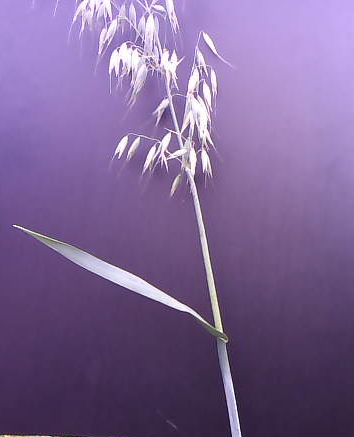
#> input picture 01_colors_image_7.png, 354 x 437 px
$ python segmentPlant.py
#> lines starting #> are read from the running program, lines starting #| are printed output that depends on the picture; after the words box and inside, x2 and y2 are one past the last pixel; in counts of white or black regions, pixels touching at a corner belong together
import cv2
import numpy as np
import matplotlib.pyplot as plt

# 利用边缘检测进行图像的分割2024.7.1

# 加载图像
image_path = "01_colors_image_7.png"
image = cv2.imread(image_path)
#> image is the input picture: shape (437, 354, 3); mean B, G, R 147.7, 100.2, 124.5
image_rgb = cv2.cvtColor(image, cv2.COLOR_BGR2RGB)

# 转换为灰度图像
gray = cv2.cvtColor(image, cv2.COLOR_BGR2GRAY)
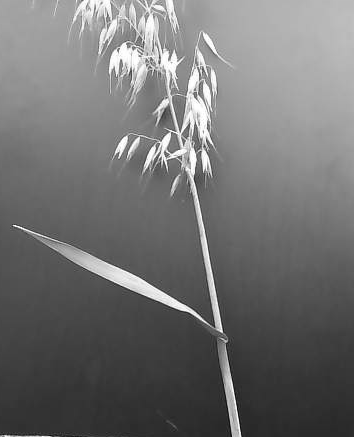
#> gray: shape (437, 354); min 7, max 255, mean 112.9

# 应用高斯模糊
blurred = cv2.GaussianBlur(gray, (5, 5), 0)
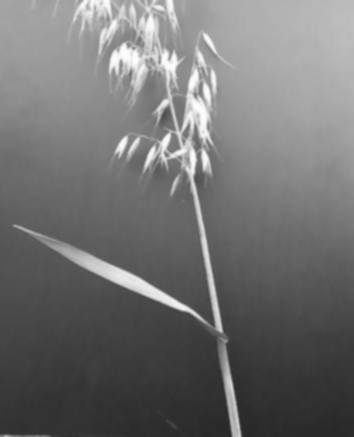
#> blurred: shape (437, 354); min 40, max 254, mean 112.9

# 使用Canny边缘检测
edges = cv2.Canny(blurred, 50, 150)
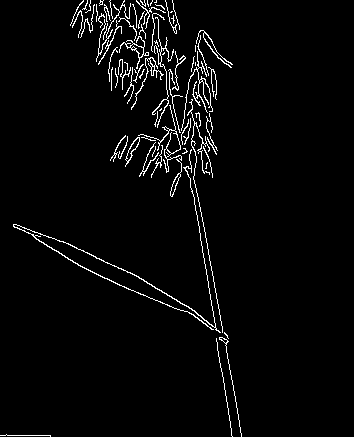
#> edges: shape (437, 354); 3.2% white in thin lines or dots, all inside (x1, y1, x2, y2) = (0, 0, 242, 437)

# 应用形态学操作来填充轮廓内部
kernel = np.ones((5, 5), np.uint8)
mask_dilated = cv2.dilate(edges, kernel, iterations=2)
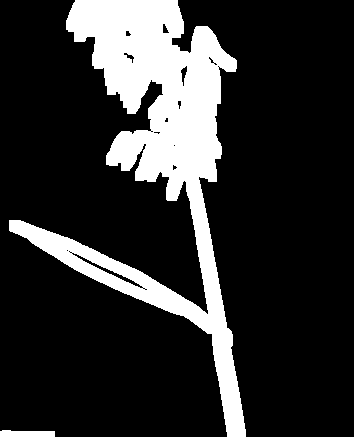
#> mask_dilated: shape (437, 354); 18.4% white; 2 white regions, box (x1, y1, x2, y2) and area: (9, 0, 246, 437) 28126, (0, 430, 55, 437) 339
mask_filled = cv2.morphologyEx(mask_dilated, cv2.MORPH_CLOSE, kernel, iterations=2)
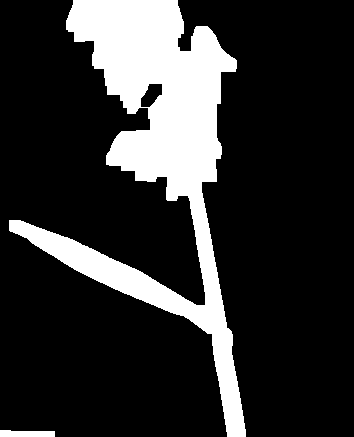
#> mask_filled: shape (437, 354); 19% white; 2 white regions

# 找到轮廓
contours, _ = cv2.findContours(mask_filled, cv2.RETR_EXTERNAL, cv2.CHAIN_APPROX_SIMPLE)
#> contours = 2 contours; box (x1, y1, x2, y2) and area: (9, 0, 246, 437) 28520, (0, 430, 55, 437) 280

# 创建一个空白图像用于绘制轮廓
output = np.zeros_like(image_rgb)

# 绘制轮廓
cv2.drawContours(output, contours, -1, (0, 255, 0), 3)
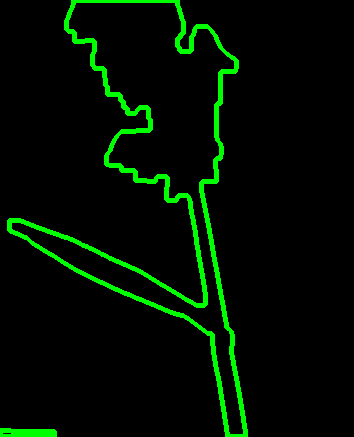
#> output: shape (437, 354, 3); mean of channels 0, 1, 2 0, 14.1, 0; drawn as B, G, R

# 在原图上应用掩码
result = cv2.bitwise_and(image_rgb, image_rgb, mask=mask_filled)
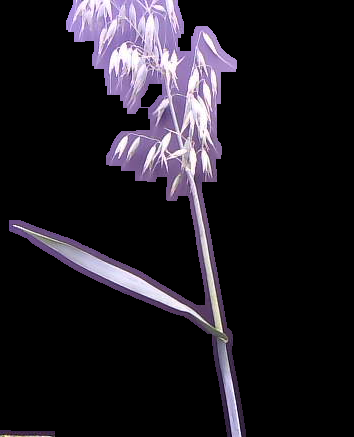
#> result: shape (437, 354, 3); mean R, G, B 30.9, 27.2, 34.1

# 显示原图、边缘检测结果、掩码和最终结果
plt.figure(figsize=(20, 10))
plt.subplot(2, 3, 1)
plt.title('Original Image')
plt.imshow(image_rgb)
plt.axis('off')

plt.subplot(2, 3, 2)
plt.title('Edge Detection')
plt.imshow(edges, cmap='gray')
plt.axis('off')

plt.subplot(2, 3, 3)
plt.title('Dilated Mask')
plt.imshow(mask_dilated, cmap='gray')
plt.axis('off')

plt.subplot(2, 3, 4)
plt.title('Filled Mask')
plt.imshow(mask_filled, cmap='gray')
plt.axis('off')

plt.subplot(2, 3, 5)
plt.title('Contour Drawing')
plt.imshow(output)
plt.axis('off')

plt.subplot(2, 3, 6)
plt.title('Segmented Plant')
plt.imshow(result)
plt.axis('off')

plt.show()
